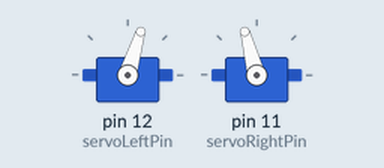
A sketch run on a simulated Arduino Uno, built with avr-gcc and run on an emulated ATmega328P. Parts: 2 × servo.

Above: at 0.05 s.
At 3.8 s:
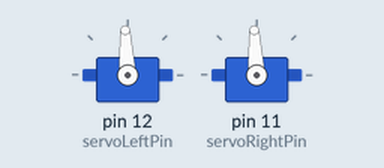
Timing chart, 0 to 8.7 s (numbered marks = the images above):
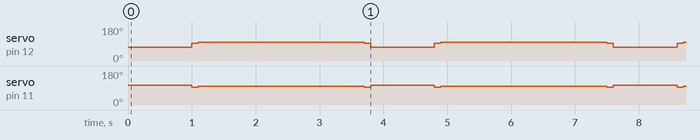

The sketch:

dance.ino
```cpp
// Set up for Servos:
#include <Servo.h>                           // Include servo library
Servo servoLeft;                             // Declare left and right servos
Servo servoRight;
int servoLeftPin = 12;
int servoRightPin = 11;

void setup() {
  // put your setup code here, to run once:
  servoLeft.attach(servoLeftPin);               // Attach left signal to left servo
  servoRight.attach(servoRightPin);          // Attach right signal to right servo

}

void loop() {
  // put your main code here, to run repeatedly:
  dance();
}

void dance() {
  moveBackward();
  delay(1000);
  stop();
  delay(100);
  turnRight();
  delay(2550);
  stop();
  delay(100);
}

// Movement based on QTI
void stop() {
  servoLeft.writeMicroseconds(1500);
  servoRight.writeMicroseconds(1500);
}

void moveForward () {
  servoLeft.writeMicroseconds(1600);         // Left wheel counterclockwise
  servoRight.writeMicroseconds(1400);        // Right wheel clockwise
}

void moveBackward() {
  servoLeft.writeMicroseconds(1300);         // Left wheel clockwise
  servoRight.writeMicroseconds(1625);        // Right wheel counterclockwise
}

void turnRight() {
  servoLeft.writeMicroseconds(1550);         // Left wheel counterclockwise
  servoRight.writeMicroseconds(1550);        // Right wheel counterclockwise
  delay(50);
}

void turnLeft(){
  servoLeft.writeMicroseconds(1450);         // Left wheel clockwise
  servoRight.writeMicroseconds(1450);        // Right wheel clockwise
  delay(50);
}
```

Measured:
- by itself, servo on pin 12 (servoLeftPin): repeats every 3.8 s: 98° 2.6 s, 93° 0.10 s, 73° 1.0 s, 93° 0.10 s
- by itself, servo on pin 11 (servoRightPin): repeats every 3.8 s: 98° 2.6 s, 93° 0.10 s, 105° 1.0 s, 93° 0.10 s
